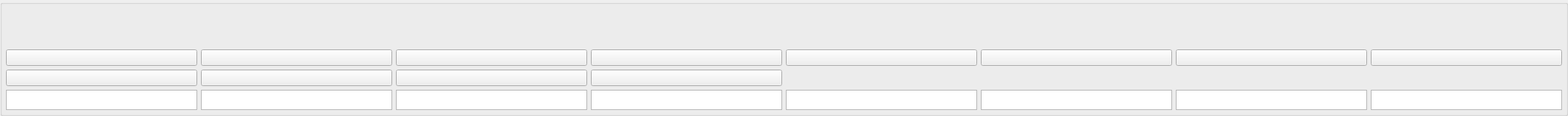
      <widget class="QGroupBox" name="groupBox_4">
       <property name="minimumSize">
        <size>
         <width>1</width>
         <height>1</height>
        </size>
       </property>
       <property name="styleSheet">
        <string notr="true"/>
       </property>
       <property name="title">
        <string/>
       </property>
       <layout class="QVBoxLayout" name="verticalLayout_2">
        <property name="spacing">
         <number>5</number>
        </property>
        <property name="leftMargin">
         <number>5</number>
        </property>
        <property name="topMargin">
         <number>5</number>
        </property>
        <property name="rightMargin">
         <number>5</number>
        </property>
        <property name="bottomMargin">
         <number>5</number>
        </property>
        <item>
         <layout class="QGridLayout" name="gridLayout">
          <item row="1" column="7">
           <widget class="QPushButton" name="NIn4_Channel_Mute">
            <property name="minimumSize">
             <size>
              <width>50</width>
              <height>0</height>
             </size>
            </property>
            <property name="focusPolicy">
             <enum>Qt::NoFocus</enum>
            </property>
            <property name="text">
             <string/>
            </property>
            <property name="checkable">
             <bool>true</bool>
            </property>
            <property name="form" stdset="0">
             <cstring>Mute</cstring>
            </property>
           </widget>
          </item>
          <item row="2" column="1">
           <widget class="QPushButton" name="AIn2_Channel_Eq">
            <property name="minimumSize">
             <size>
              <width>50</width>
              <height>0</height>
             </size>
            </property>
            <property name="focusPolicy">
             <enum>Qt::NoFocus</enum>
            </property>
            <property name="text">
             <string/>
            </property>
           </widget>
          </item>
          <item row="0" column="4">
           <widget class="ConfigGainWidget" name="NIn1_Channel_Gain" native="true">
            <property name="minimumSize">
             <size>
              <width>50</width>
              <height>50</height>
             </size>
            </property>
            <property name="MinValue" stdset="0">
             <double>-60.000000000000000</double>
            </property>
            <property name="MaxValue" stdset="0">
             <double>12.000000000000000</double>
            </property>
           </widget>
          </item>
          <item row="0" column="3">
           <widget class="ConfigGainWidget" name="AIn4_Channel_Gain" native="true">
            <property name="minimumSize">
             <size>
              <width>50</width>
              <height>50</height>
             </size>
            </property>
            <property name="MinValue" stdset="0">
             <double>-60.000000000000000</double>
            </property>
            <property name="MaxValue" stdset="0">
             <double>12.000000000000000</double>
            </property>
           </widget>
          </item>
          <item row="0" column="2">
           <widget class="ConfigGainWidget" name="AIn3_Channel_Gain" native="true">
            <property name="minimumSize">
             <size>
              <width>50</width>
              <height>50</height>
             </size>
            </property>
            <property name="MinValue" stdset="0">
             <double>-60.000000000000000</double>
            </property>
            <property name="MaxValue" stdset="0">
             <double>12.000000000000000</double>
            </property>
           </widget>
          </item>
          <item row="2" column="0">
           <widget class="QPushButton" name="AIn1_Channel_Eq">
            <property name="minimumSize">
             <size>
              <width>50</width>
              <height>0</height>
             </size>
            </property>
            <property name="focusPolicy">
             <enum>Qt::NoFocus</enum>
            </property>
            <property name="text">
             <string/>
            </property>
           </widget>
          </item>
          <item row="3" column="0">
           <widget class="QTextEdit" name="textEdit">
            <property name="minimumSize">
             <size>
              <width>50</width>
              <height>0</height>
             </size>
            </property>
            <property name="maximumSize">
             <size>
              <width>16777215</width>
              <height>27</height>
             </size>
            </property>
            <property name="verticalScrollBarPolicy">
             <enum>Qt::ScrollBarAlwaysOff</enum>
            </property>
            <property name="horizontalScrollBarPolicy">
             <enum>Qt::ScrollBarAlwaysOff</enum>
            </property>
           </widget>
          </item>
          <item row="1" column="6">
           <widget class="QPushButton" name="NIn3_Channel_Mute">
            <property name="minimumSize">
             <size>
              <width>50</width>
              <height>0</height>
             </size>
            </property>
            <property name="focusPolicy">
             <enum>Qt::NoFocus</enum>
            </property>
            <property name="text">
             <string/>
            </property>
            <property name="checkable">
             <bool>true</bool>
            </property>
            <property name="form" stdset="0">
             <cstring>Mute</cstring>
            </property>
           </widget>
          </item>
          <item row="3" column="5">
           <widget class="QTextEdit" name="textEdit_14">
            <property name="minimumSize">
             <size>
              <width>50</width>
              <height>0</height>
             </size>
            </property>
            <property name="maximumSize">
             <size>
              <width>16777215</width>
              <height>27</height>
             </size>
            </property>
            <property name="verticalScrollBarPolicy">
             <enum>Qt::ScrollBarAlwaysOff</enum>
            </property>
            <property name="horizontalScrollBarPolicy">
             <enum>Qt::ScrollBarAlwaysOff</enum>
            </property>
           </widget>
          </item>
          <item row="1" column="0">
           <widget class="QPushButton" name="AIn1_Channel_Mute">
            <property name="minimumSize">
             <size>
              <width>50</width>
              <height>0</height>
             </size>
            </property>
            <property name="focusPolicy">
             <enum>Qt::NoFocus</enum>
            </property>
            <property name="text">
             <string/>
            </property>
            <property name="checkable">
             <bool>true</bool>
            </property>
            <property name="form" stdset="0">
             <cstring>Mute</cstring>
            </property>
           </widget>
          </item>
          <item row="1" column="2">
           <widget class="QPushButton" name="AIn3_Channel_Mute">
            <property name="minimumSize">
             <size>
              <width>50</width>
              <height>0</height>
             </size>
            </property>
            <property name="focusPolicy">
             <enum>Qt::NoFocus</enum>
            </property>
            <property name="text">
             <string/>
            </property>
            <property name="checkable">
             <bool>true</bool>
            </property>
            <property name="form" stdset="0">
             <cstring>Mute</cstring>
            </property>
           </widget>
          </item>
          <item row="0" column="5">
           <widget class="ConfigGainWidget" name="NIn2_Channel_Gain" native="true">
            <property name="minimumSize">
             <size>
              <width>50</width>
              <height>50</height>
             </size>
            </property>
            <property name="MinValue" stdset="0">
             <double>-60.000000000000000</double>
            </property>
            <property name="MaxValue" stdset="0">
             <double>12.000000000000000</double>
            </property>
           </widget>
          </item>
          <item row="3" column="6">
           <widget class="QTextEdit" name="textEdit_15">
            <property name="minimumSize">
             <size>
              <width>50</width>
              <height>0</height>
             </size>
            </property>
            <property name="maximumSize">
             <size>
              <width>16777215</width>
              <height>27</height>
             </size>
            </property>
            <property name="verticalScrollBarPolicy">
             <enum>Qt::ScrollBarAlwaysOff</enum>
            </property>
            <property name="horizontalScrollBarPolicy">
             <enum>Qt::ScrollBarAlwaysOff</enum>
            </property>
           </widget>
          </item>
          <item row="3" column="3">
           <widget class="QTextEdit" name="textEdit_12">
            <property name="minimumSize">
             <size>
              <width>50</width>
              <height>0</height>
             </size>
            </property>
            <property name="maximumSize">
             <size>
              <width>16777215</width>
              <height>27</height>
             </size>
            </property>
            <property name="verticalScrollBarPolicy">
             <enum>Qt::ScrollBarAlwaysOff</enum>
            </property>
            <property name="horizontalScrollBarPolicy">
             <enum>Qt::ScrollBarAlwaysOff</enum>
            </property>
           </widget>
          </item>
          <item row="1" column="1">
           <widget class="QPushButton" name="AIn2_Channel_Mute">
            <property name="minimumSize">
             <size>
              <width>50</width>
              <height>0</height>
             </size>
            </property>
            <property name="focusPolicy">
             <enum>Qt::NoFocus</enum>
            </property>
            <property name="text">
             <string/>
            </property>
            <property name="checkable">
             <bool>true</bool>
            </property>
            <property name="form" stdset="0">
             <cstring>Mute</cstring>
            </property>
           </widget>
          </item>
          <item row="2" column="3">
           <widget class="QPushButton" name="AIn4_Channel_Eq">
            <property name="minimumSize">
             <size>
              <width>50</width>
              <height>0</height>
             </size>
            </property>
            <property name="focusPolicy">
             <enum>Qt::NoFocus</enum>
            </property>
            <property name="text">
             <string/>
            </property>
           </widget>
          </item>
          <item row="3" column="1">
           <widget class="QTextEdit" name="textEdit_10">
            <property name="minimumSize">
             <size>
              <width>50</width>
              <height>0</height>
             </size>
            </property>
            <property name="maximumSize">
             <size>
              <width>16777215</width>
              <height>27</height>
             </size>
            </property>
            <property name="verticalScrollBarPolicy">
             <enum>Qt::ScrollBarAlwaysOff</enum>
            </property>
            <property name="horizontalScrollBarPolicy">
             <enum>Qt::ScrollBarAlwaysOff</enum>
            </property>
           </widget>
          </item>
          <item row="3" column="7">
           <widget class="QTextEdit" name="textEdit_16">
            <property name="minimumSize">
             <size>
              <width>50</width>
              <height>0</height>
             </size>
            </property>
            <property name="maximumSize">
             <size>
              <width>16777215</width>
              <height>27</height>
             </size>
            </property>
            <property name="verticalScrollBarPolicy">
             <enum>Qt::ScrollBarAlwaysOff</enum>
            </property>
            <property name="horizontalScrollBarPolicy">
             <enum>Qt::ScrollBarAlwaysOff</enum>
            </property>
           </widget>
          </item>
          <item row="0" column="1">
           <widget class="ConfigGainWidget" name="AIn2_Channel_Gain" native="true">
            <property name="minimumSize">
             <size>
              <width>50</width>
              <height>50</height>
             </size>
            </property>
            <property name="MinValue" stdset="0">
             <double>-60.000000000000000</double>
            </property>
            <property name="MaxValue" stdset="0">
             <double>12.000000000000000</double>
            </property>
           </widget>
          </item>
          <item row="1" column="5">
           <widget class="QPushButton" name="NIn2_Channel_Mute">
            <property name="minimumSize">
             <size>
              <width>50</width>
              <height>0</height>
             </size>
            </property>
            <property name="focusPolicy">
             <enum>Qt::NoFocus</enum>
            </property>
            <property name="text">
             <string/>
            </property>
            <property name="checkable">
             <bool>true</bool>
            </property>
            <property name="form" stdset="0">
             <cstring>Mute</cstring>
            </property>
           </widget>
          </item>
          <item row="0" column="0">
           <widget class="ConfigGainWidget" name="AIn1_Channel_Gain" native="true">
            <property name="minimumSize">
             <size>
              <width>50</width>
              <height>50</height>
             </size>
            </property>
            <property name="MinValue" stdset="0">
             <double>-60.000000000000000</double>
            </property>
            <property name="MaxValue" stdset="0">
             <double>12.000000000000000</double>
            </property>
           </widget>
          </item>
          <item row="1" column="4">
           <widget class="QPushButton" name="NIn1_Channel_Mute">
            <property name="minimumSize">
             <size>
              <width>50</width>
              <height>0</height>
             </size>
            </property>
            <property name="focusPolicy">
             <enum>Qt::NoFocus</enum>
            </property>
            <property name="text">
             <string/>
            </property>
            <property name="checkable">
             <bool>true</bool>
            </property>
            <property name="form" stdset="0">
             <cstring>Mute</cstring>
            </property>
           </widget>
          </item>
          <item row="0" column="7">
           <widget class="ConfigGainWidget" name="NIn4_Channel_Gain" native="true">
            <property name="minimumSize">
             <size>
              <width>50</width>
              <height>50</height>
             </size>
            </property>
            <property name="MinValue" stdset="0">
             <double>-60.000000000000000</double>
            </property>
            <property name="MaxValue" stdset="0">
             <double>12.000000000000000</double>
            </property>
           </widget>
          </item>
          <item row="3" column="2">
           <widget class="QTextEdit" name="textEdit_11">
            <property name="minimumSize">
             <size>
              <width>50</width>
              <height>0</height>
             </size>
            </property>
            <property name="maximumSize">
             <size>
              <width>16777215</width>
              <height>27</height>
             </size>
            </property>
            <property name="verticalScrollBarPolicy">
             <enum>Qt::ScrollBarAlwaysOff</enum>
            </property>
            <property name="horizontalScrollBarPolicy">
             <enum>Qt::ScrollBarAlwaysOff</enum>
            </property>
           </widget>
          </item>
          <item row="2" column="2">
           <widget class="QPushButton" name="AIn3_Channel_Eq">
            <property name="minimumSize">
             <size>
              <width>50</width>
              <height>0</height>
             </size>
            </property>
            <property name="focusPolicy">
             <enum>Qt::NoFocus</enum>
            </property>
            <property name="text">
             <string/>
            </property>
           </widget>
          </item>
          <item row="3" column="4">
           <widget class="QTextEdit" name="textEdit_13">
            <property name="minimumSize">
             <size>
              <width>50</width>
              <height>0</height>
             </size>
            </property>
            <property name="maximumSize">
             <size>
              <width>16777215</width>
              <height>27</height>
             </size>
            </property>
            <property name="verticalScrollBarPolicy">
             <enum>Qt::ScrollBarAlwaysOff</enum>
            </property>
            <property name="horizontalScrollBarPolicy">
             <enum>Qt::ScrollBarAlwaysOff</enum>
            </property>
           </widget>
          </item>
          <item row="1" column="3">
           <widget class="QPushButton" name="AIn4_Channel_Mute">
            <property name="minimumSize">
             <size>
              <width>50</width>
              <height>0</height>
             </size>
            </property>
            <property name="focusPolicy">
             <enum>Qt::NoFocus</enum>
            </property>
            <property name="text">
             <string/>
            </property>
            <property name="checkable">
             <bool>true</bool>
            </property>
            <property name="form" stdset="0">
             <cstring>Mute</cstring>
            </property>
           </widget>
          </item>
          <item row="0" column="6">
           <widget class="ConfigGainWidget" name="NIn3_Channel_Gain" native="true">
            <property name="minimumSize">
             <size>
              <width>50</width>
              <height>50</height>
             </size>
            </property>
            <property name="MinValue" stdset="0">
             <double>-60.000000000000000</double>
            </property>
            <property name="MaxValue" stdset="0">
             <double>12.000000000000000</double>
            </property>
           </widget>
          </item>
         </layout>
        </item>
       </layout>
      </widget>
